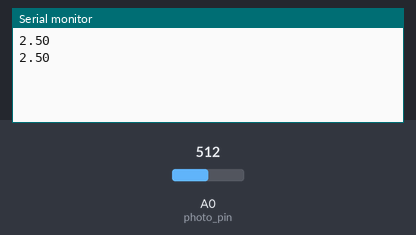
Recording of a sketch running on a simulated Arduino Uno, built with avr-gcc and run on an emulated ATmega328P. Shown: the last lines printed to the serial monitor. The test bench sets the inputs (shaded band); at power-on: A0 (photo_pin) = 512.

Above: at 1.8 s.
1.9 s: A0 (photo_pin) set to 716
At 2.8 s:
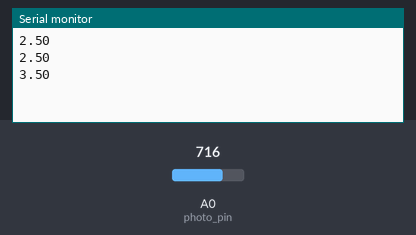
3.4 s: A0 (photo_pin) set to 900
At 4.7 s:
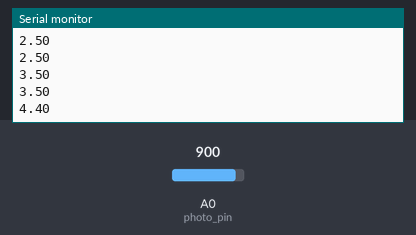
Timing chart, 0 to 6.4 s (numbered marks = the images above; inputs shaded):
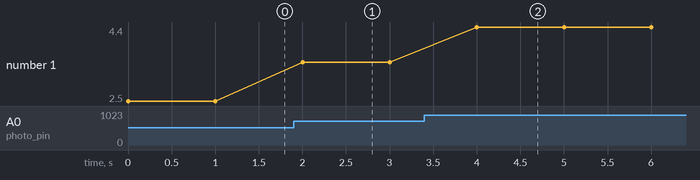

The sketch:

photoresists_working.ino
```cpp
int photo_pin = A0; // have to do an analog read se we'll use analog pin(A0...A5)
float photo_read_value;

void setup() {
  // put your setup code here, to run once:
  Serial.begin(9600);
  pinMode(photo_pin,INPUT);

}

void loop() {
  // put your main code here, to run repeatedly:
  photo_read_value = analogRead(photo_pin);

  Serial.println((photo_read_value*5)/1023);
  delay(1000);

}
```

Measured:
- after the input at 1.9 s, the serial monitor: prints a new line after 0.10 s (image 1)
- after the input at 3.4 s, the serial monitor: prints a new line after 0.60 s (image 2)
- plotted number 1: 2.5 → 3.5 after the input at 1.9 s, 3.5 → 4.4 after the input at 3.4 s
